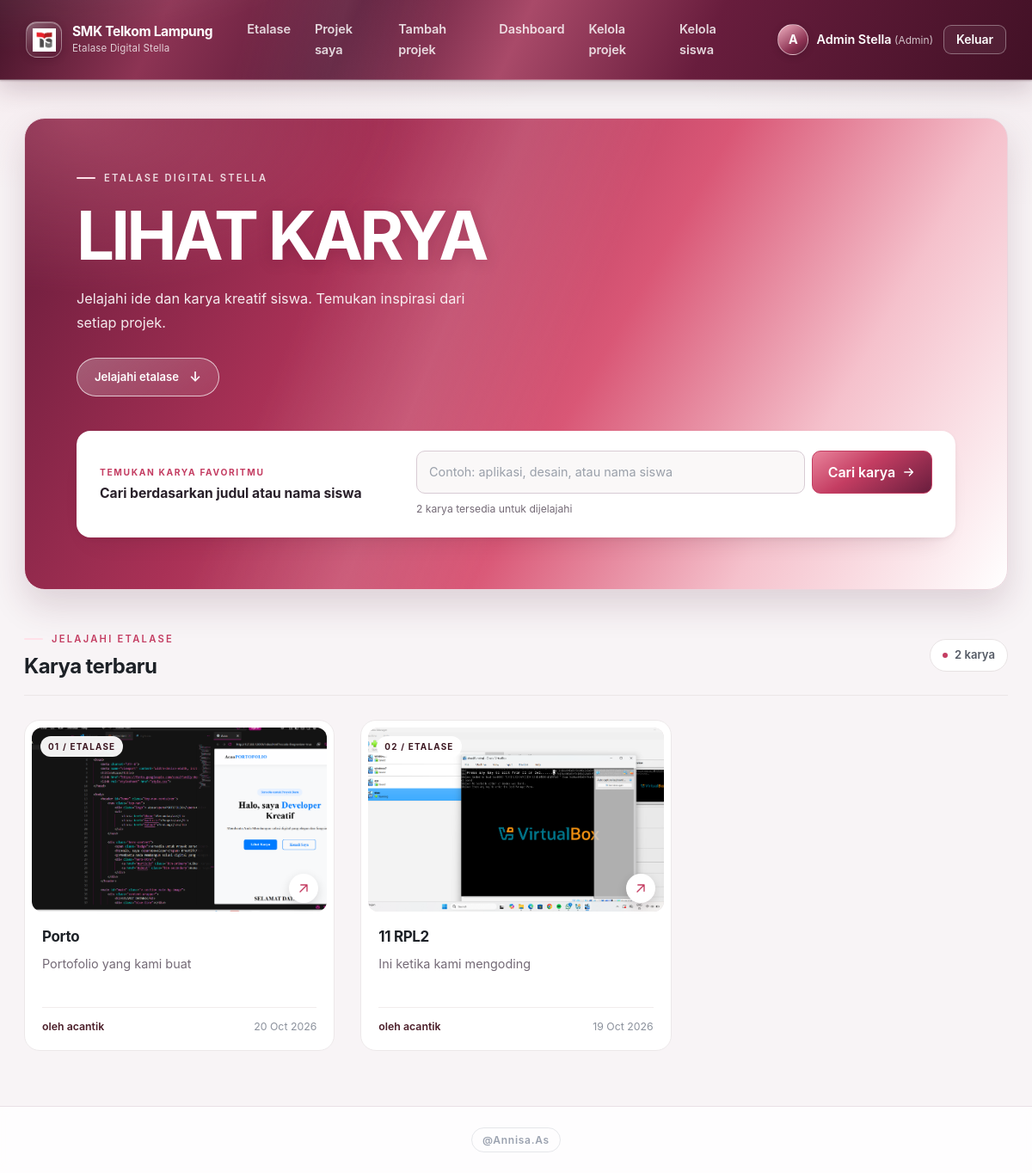
Screenshot of /siswa/index.php (signed in) with the database file from the repository.
### tables this page shows
CREATE TABLE `projek` (
  `id` int(11) NOT NULL,
  `user_id` int(11) NOT NULL,
  `judul` varchar(150) NOT NULL,
  `deskripsi` text NOT NULL,
  `gambar` varchar(255) NOT NULL,
  `link_pendukung` varchar(255) NOT NULL,
  `link_demo` varchar(255) DEFAULT NULL,
  `created_at` timestamp NOT NULL DEFAULT current_timestamp(),
  `updated_at` timestamp NOT NULL DEFAULT current_timestamp() ON UPDATE current_timestamp()
);

CREATE TABLE `users` (
  `id` int(11) NOT NULL,
  `nama` varchar(100) NOT NULL,
  `username` varchar(50) NOT NULL,
  `password` varchar(255) NOT NULL,
  `role` enum('super_admin','admin','siswa') NOT NULL DEFAULT 'siswa',
  `kelas` varchar(20) DEFAULT NULL,
  `created_at` timestamp NOT NULL DEFAULT current_timestamp(),
  `foto_profil` varchar(255) DEFAULT NULL
);

### config/helper.php (called while the page is built, shortened)
<?php
require_once __DIR__ . '/koneksi.php';
function e($teks) {
    return htmlspecialchars((string)$teks, ENT_QUOTES, 'UTF-8');
}
function db_persiapkan($sql, $tipe, $param) {
    global $koneksi;
    $stmt = mysqli_prepare($koneksi, $sql);
    if ($tipe !== '' && !mysqli_stmt_bind_param($stmt, $tipe, ...$param)) {
        $error = mysqli_stmt_error($stmt);
        mysqli_stmt_close($stmt);
        throw new RuntimeException('Parameter query database gagal dipasang: ' . $error);
    }
    return $stmt;
}
function db_semua($sql, $tipe = '', $param = []) {
    $stmt = db_persiapkan($sql, $tipe, $param);
    if (!mysqli_stmt_execute($stmt)) {
        $error = mysqli_stmt_error($stmt);
        mysqli_stmt_close($stmt);
        throw new RuntimeException('Query database gagal dijalankan: ' . $error);
    }
    $hasil = mysqli_stmt_get_result($stmt);
    $baris = $hasil ? mysqli_fetch_all($hasil, MYSQLI_ASSOC) : [];
    return $baris;
}
function user_login() {
    return $_SESSION['user'] ?? null;
}
function is_admin() {
    $u = user_login();
    return $u && in_array($u['role'], ['admin', 'super_admin'], true);
}
function beranda_role($role) {
    return ($role === 'siswa')
        ? BASE_URL . '/siswa/index.php'
        : BASE_URL . '/admin/dashboard.php';
}
function label_role($role) {
    return ['super_admin' => 'Super Admin', 'admin' => 'Admin', 'siswa' => 'Siswa'][$role] ?? $role;
}
function tanggal_id($waktu) {
    return date('d M Y', strtotime($waktu));
}

### siswa/index.php (the view, shortened to what this page needs)
<?php
require __DIR__ . '/../config/helper.php';
$q = trim($_GET['q'] ?? '');
$like = '%' . $q . '%';
$daftar = db_semua(
    "SELECT p.id, p.judul, p.deskripsi, p.gambar, p.created_at, u.nama
       FROM projek p JOIN users u ON u.id = p.user_id
      WHERE p.judul LIKE ? OR u.nama LIKE ?
      ORDER BY p.created_at DESC",
    "ss", [$like, $like]
);
$css_halaman = ['etalase'];
require __DIR__ . '/../includes/header.php';
?>
<section class="etalase-intro" aria-labelledby="judul-etalase">
    <div class="etalase-heading">
        <p class="etalase-label">ETALASE DIGITAL STELLA</p>
        <h1 id="judul-etalase">LIHAT <span>KARYA</span></h1>
        <p>Jelajahi ide dan karya kreatif siswa. Temukan inspirasi dari setiap projek.</p>
        <a class="etalase-jelajah" href="#daftar-karya">Jelajahi etalase <span aria-hidden="true">↓</span></a>
    </div>
    <form method="get" class="cari" role="search">
        <div class="cari-keterangan">
            <p class="cari-label">TEMUKAN KARYA FAVORITMU</p>
            <label for="cari-karya">Cari berdasarkan judul atau nama siswa</label>
        </div>
        <div class="cari-baris">
            <div class="cari-input">
                <input id="cari-karya" type="text" name="q" value="<?= e($q) ?>" placeholder="Contoh: aplikasi, desain, atau nama siswa" aria-describedby="cari-bantuan">
            </div>
            <button type="submit" class="tombol">
                <span>Cari karya</span>
                <svg aria-hidden="true" viewBox="0 0 20 20" fill="none">
                    <path d="M3.5 10h12m-5-5 5 5-5 5" stroke="currentColor" stroke-width="1.7" stroke-linecap="round" stroke-linejoin="round"/>
                </svg>
            </button>
        </div>
        <small id="cari-bantuan"><?= count($daftar) ?> karya tersedia untuk dijelajahi</small>
    </form>
</section>
<?php if (!$daftar): ?>
    <section class="kosong etalase-kosong" id="daftar-karya">
        <p class="etalase-kosong-label"><?= $q !== '' ? 'COBA KATA KUNCI LAIN' : 'RUANG UNTUK KARYA BARU' ?></p>
        <h2><?= $q !== '' ? 'Karya belum ditemukan' : 'Etalase masih menunggu karya' ?></h2>
        <p><?= $q !== '' ? 'Belum ada karya yang cocok dengan “' . e($q) . '”. Coba kata kunci lain atau lihat semua karya.' : 'Jadilah yang pertama memajang karya dan berbagi inspirasi dengan teman-teman.' ?></p>
        <?php if ($q !== ''): ?>
            <a class="tombol tombol-garis" href="<?= BASE_URL ?>/siswa/index.php">Lihat semua karya</a>
        <?php else: ?>
            <a class="tombol" href="<?= BASE_URL ?>/siswa/tambah.php">Tambah karya pertama</a>
        <?php endif; ?>
    </section>
<?php else: ?>
<div class="etalase-hasil" id="daftar-karya" aria-live="polite">
    <div>
        <p class="etalase-label"><?= $q !== '' ? 'HASIL PENCARIAN' : 'JELAJAHI ETALASE' ?></p>
        <h2><?= $q !== '' ? 'Karya yang cocok' : 'Karya terbaru' ?></h2>
    </div>
    <span class="jumlah-hasil"><?= count($daftar) ?> karya</span>
</div>
<div class="grid">
    <?php foreach ($daftar as $nomor => $p): ?>
    <a class="kartu" href="<?= BASE_URL ?>/siswa/detail.php?id=<?= (int)$p['id'] ?>">
        <div class="kartu-gambar">
            <img src="<?= BASE_URL ?>/assets/uploads/<?= e($p['gambar']) ?>" alt="Gambar projek <?= e($p['judul']) ?>" loading="lazy">
            <span class="kartu-nomor"><?= sprintf('%02d', $nomor + 1) ?> / ETALASE</span>
            <span class="kartu-panah" aria-hidden="true">
                <svg viewBox="0 0 20 20" fill="none">
                    <path d="M5 15 15 5M6 5h9v9" stroke="currentColor" stroke-width="1.7" stroke-linecap="round" stroke-linejoin="round"/>
                </svg>
            </span>
        </div>
        <div class="kartu-isi">
            <h2><?= e($p['judul']) ?></h2>
            <p><?= e(mb_strimwidth($p['deskripsi'], 0, 90, '...')) ?></p>
            <small><span>oleh <?= e($p['nama']) ?></span><span><?= e(tanggal_id($p['created_at'])) ?></span></small>
        </div>
    </a>
    <?php endforeach; ?>
</div>
<?php endif; ?>
<?php require __DIR__ . '/../includes/footer.php'; ?>

### includes/header.php (shortened to what this page needs)
<?php
$u = user_login();
$versi_css = static function ($nama_file) {
    $path = __DIR__ . '/../assets/css/' . $nama_file;
    clearstatcache(true, $path);
    return filemtime($path) . '-' . filesize($path);
};
$css_base_versi = $versi_css('base.css');
$css_layout_versi = $versi_css('layout.css');
?>
<!doctype html>
<html lang="id">
<head>
    <link rel="stylesheet" href="<?= BASE_URL ?>/assets/css/base.css?v=<?= $css_base_versi ?>">
    <link rel="stylesheet" href="<?= BASE_URL ?>/assets/css/layout.css?v=<?= $css_layout_versi ?>">
<?php foreach (($css_halaman ?? []) as $css): ?>
<?php $css_versi = $versi_css($css . '.css'); ?>
    <link rel="stylesheet" href="<?= BASE_URL ?>/assets/css/<?= e($css) ?>.css?v=<?= $css_versi ?>">
<?php endforeach; ?>
</head>
<body>
<header class="topbar">
    <div class="topbar-isi">
        <a class="logo" href="<?= $u ? beranda_role($u['role']) : BASE_URL . '/index.php' ?>">
            <span class="logo-mark"><img src="<?= BASE_URL ?>/assets/img/Logo%20%20Telkom.jpg" alt=""></span>
            <span class="logo-teks">
                <strong>SMK Telkom Lampung</strong>
                <small>Etalase Digital Stella</small>
            </span>
        </a>
        <?php if ($u): ?>
        <nav class="menu">
            <a href="<?= BASE_URL ?>/siswa/index.php">Etalase</a>
            <a href="<?= BASE_URL ?>/siswa/projek_saya.php">Projek saya</a>
            <a href="<?= BASE_URL ?>/siswa/tambah.php">Tambah projek</a>
            <?php if (is_admin()): ?>
                <a href="<?= BASE_URL ?>/admin/dashboard.php">Dashboard</a>
                <a href="<?= BASE_URL ?>/admin/projek.php">Kelola projek</a>
                <a href="<?= BASE_URL ?>/admin/siswa.php">Kelola siswa</a>
            <?php endif; ?>
        </nav>
        <div class="akun">
            <a class="akun-profil" href="<?= BASE_URL ?>/profil.php" aria-label="Buka profil <?= e($u['nama']) ?>">
                <?php if (!empty($u['foto_profil'])): ?>
                    <img src="<?= BASE_URL ?>/assets/uploads/<?= e($u['foto_profil']) ?>" alt="">
                <?php else: ?>
                    <span class="akun-avatar-fallback" aria-hidden="true"><?= e(mb_strtoupper(mb_substr($u['nama'], 0, 1))) ?></span>
                <?php endif; ?>
                <span class="akun-nama"><?= e($u['nama']) ?> <small>(<?= e(label_role($u['role'])) ?>)</small></span>
            </a>
            <a class="tombol tombol-kecil tombol-garis" href="<?= BASE_URL ?>/auth/logout.php">Keluar</a>
        </div>
        <?php endif; ?>
    </div>
</header>
<main class="konten">

### includes/footer.php (shortened to what this page needs)
</main>
<footer class="footer">
    <span class="footer-label">@Annisa.As</span>
</footer>
</body>
</html>

### assets/css/base.css (style rules this page uses)
:root { --langit: #ffffff; --langit-2: #fff0f4; --bintang: #c43d62; --bintang-gelap: #641b38; --bintang-terang: #ed7894; --burgundy-metal: linear-gradient(115deg, #451329 0%, #8d3454 16%, #5a1837 34%, #a94a69 50%, #681d3d 68%, #421126 100%); --kertas: #f8f4f6; --permukaan: #ffffff; --teks: #29202a; --teks-lembut: #746a76; --garis: #e9e0e6; --garis-tegas: #d8cbd4; --bahaya: #a51f3e; --radius: 16px; --radius-kecil: 10px; --bayangan-kecil: 0 1px 2px rgba(53, 18, 38, 0.07), 0 1px 1px rgba(53, 18, 38, 0.04); --bayangan: 0 1px 2px rgba(53, 18, 38, 0.04), 0 8px 24px rgba(53, 18, 38, 0.07); --bayangan-besar: 0 2px 4px rgba(53, 18, 38, 0.04), 0 18px 44px rgba(53, 18, 38, 0.12); --ease: cubic-bezier(0.2, 0.7, 0.2, 1); }
* { box-sizing: border-box; }
html { -webkit-text-size-adjust: 100%; scroll-behavior: smooth; }
body { margin: 0; font-family: "Inter", system-ui, -apple-system, "Segoe UI", Roboto, "Helvetica Neue", Arial, sans-serif; font-size: 16px; line-height: 1.65; background: radial-gradient(ellipse 60rem 26rem at 8% -4rem, rgba(196, 61, 98, 0.09), transparent 70%), radial-gradient(ellipse 40rem 22rem at 100% 0, rgba(141, 52, 84, 0.055), transparent 70%), var(--kertas); background-attachment: fixed; color: var(--teks); -webkit-font-smoothing: antialiased; -moz-osx-font-smoothing: grayscale; text-rendering: optimizeLegibility; }
a { color: var(--bintang-gelap); text-decoration-color: rgba(100, 27, 56, 0.3); text-underline-offset: 3px; transition: color 160ms var(--ease), text-decoration-color 160ms var(--ease); }
img { max-width: 100%; display: block; }
h1, h2, h3 { color: var(--teks); text-wrap: balance; }
h1 { font-size: clamp(1.7rem, 3vw, 2.15rem); font-weight: 750; letter-spacing: -0.04em; margin: 0; line-height: 1.15; }
h2 { font-size: 1.2rem; font-weight: 680; letter-spacing: -0.02em; margin: 34px 0 14px; line-height: 1.3; }
p { text-wrap: pretty; }
.tombol { display: inline-flex; align-items: center; justify-content: center; gap: 8px; border: 1px solid var(--bintang); background: linear-gradient(155deg, #e9839b 0%, #c43d62 38%, #8a2549 100%); color: #fff; font: inherit; font-weight: 620; letter-spacing: -0.005em; line-height: 1.3; padding: 10px 20px; border-radius: var(--radius-kecil); text-decoration: none; cursor: pointer; box-shadow: inset 0 1px 0 rgba(255, 255, 255, 0.28), inset 0 -1px 0 rgba(53, 10, 30, 0.2), 0 2px 5px rgba(83, 20, 48, 0.22), 0 7px 16px rgba(133, 33, 68, 0.17); transition: background 160ms var(--ease), border-color 160ms var(--ease), box-shadow 200ms var(--ease), transform 160ms var(--ease), color 160ms var(--ease); }
.tombol-garis { background: var(--permukaan); color: var(--teks); border-color: var(--garis-tegas); box-shadow: var(--bayangan-kecil); }
.tombol-kecil { padding: 7px 14px; font-size: 0.875rem; border-radius: 9px; }

### rows the page displays
projek: gambar (picture), judul "Porto", deskripsi "Portofolio yang kami buat", user.nama "acantik", created_at "20 Oct 2026"
projek: gambar (picture), judul "11 RPL2", deskripsi "Ini ketika kami mengoding", user.nama "acantik", created_at "19 Oct 2026"

### other values shown
mb_strtoupper(mb_substr($u['nama'], 0, 1)) "A"
$u['nama'] "Admin Stella"
label_role($u['role']) "Admin"
count($daftar) "2"
